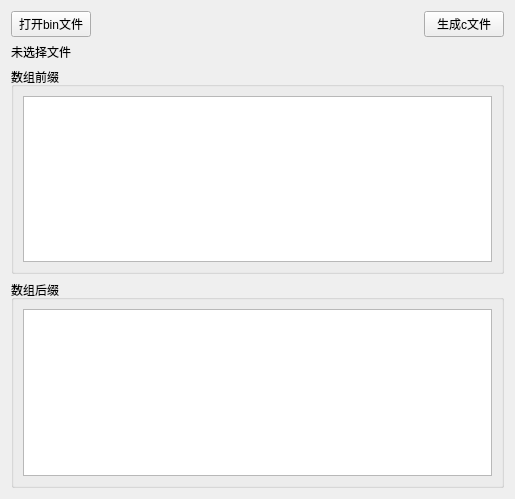
<?xml version="1.0" encoding="UTF-8"?>
<ui version="4.0">
 <class>BinToArray</class>
 <widget class="QWidget" name="BinToArray">
  <property name="geometry">
   <rect>
    <x>0</x>
    <y>0</y>
    <width>515</width>
    <height>499</height>
   </rect>
  </property>
  <property name="windowTitle">
   <string>Form</string>
  </property>
  <layout class="QGridLayout" name="gridLayout_3">
   <item row="0" column="0">
    <layout class="QVBoxLayout" name="verticalLayout_2">
     <item>
      <layout class="QHBoxLayout" name="horizontalLayout">
       <item>
        <widget class="QPushButton" name="pb_OpenBin">
         <property name="text">
          <string>打开bin文件</string>
         </property>
        </widget>
       </item>
       <item>
        <spacer name="horizontalSpacer">
         <property name="orientation">
          <enum>Qt::Horizontal</enum>
         </property>
         <property name="sizeHint" stdset="0">
          <size>
           <width>30</width>
           <height>20</height>
          </size>
         </property>
        </spacer>
       </item>
       <item>
        <widget class="QPushButton" name="pb_CreateCFile">
         <property name="text">
          <string>生成c文件</string>
         </property>
        </widget>
       </item>
      </layout>
     </item>
     <item>
      <widget class="QLabel" name="tl_FilePath">
       <property name="text">
        <string>未选择文件</string>
       </property>
      </widget>
     </item>
     <item>
      <layout class="QVBoxLayout" name="verticalLayout">
       <item>
        <widget class="QGroupBox" name="groupBox_2">
         <property name="title">
          <string>数组前缀</string>
         </property>
         <layout class="QGridLayout" name="gridLayout_2">
          <item row="0" column="0">
           <widget class="QTextEdit" name="te_CFileEnd"/>
          </item>
         </layout>
        </widget>
       </item>
       <item>
        <widget class="QGroupBox" name="groupBox_1">
         <property name="title">
          <string>数组后缀</string>
         </property>
         <layout class="QGridLayout" name="gridLayout">
          <item row="0" column="0">
           <widget class="QTextEdit" name="te_CFileHead"/>
          </item>
         </layout>
        </widget>
       </item>
      </layout>
     </item>
    </layout>
   </item>
  </layout>
 </widget>
 <resources/>
 <connections>
  <connection>
   <sender>pb_OpenBin</sender>
   <signal>clicked()</signal>
   <receiver>BinToArray</receiver>
   <slot>pbClick_OpenBin()</slot>
   <hints>
    <hint type="sourcelabel">
     <x>58</x>
     <y>19</y>
    </hint>
    <hint type="destinationlabel">
     <x>101</x>
     <y>3</y>
    </hint>
   </hints>
  </connection>
  <connection>
   <sender>pb_CreateCFile</sender>
   <signal>clicked()</signal>
   <receiver>BinToArray</receiver>
   <slot>pbClick_CreatCFile()</slot>
   <hints>
    <hint type="sourcelabel">
     <x>333</x>
     <y>22</y>
    </hint>
    <hint type="destinationlabel">
     <x>297</x>
     <y>0</y>
    </hint>
   </hints>
  </connection>
 </connections>
 <slots>
  <slot>pbClick_OpenBin()</slot>
  <slot>pbClick_CreatCFile()</slot>
 </slots>
</ui>
